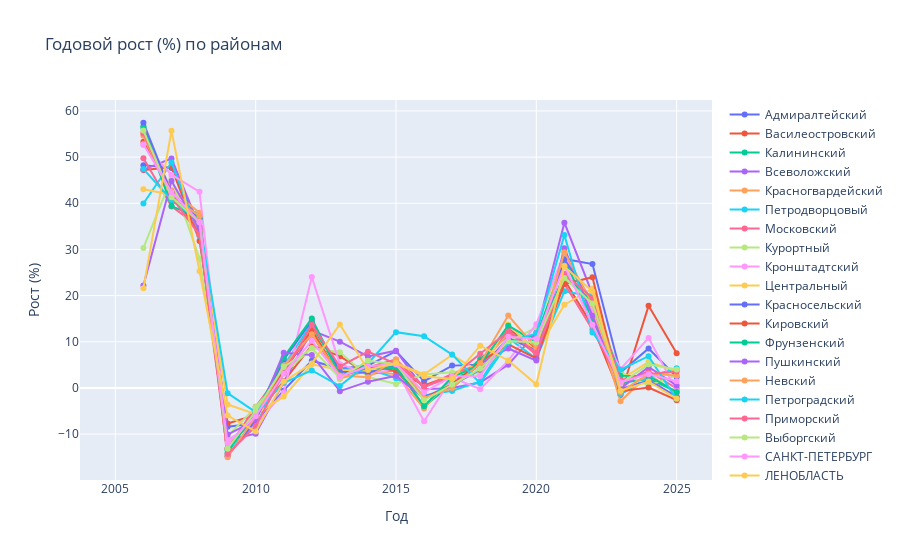

The cell this chart's notebook holds for it:
### Markdown cell above
Добавим рост цен в процентах:

### Code cell
# Создаем колонку с годом
dataset['Год'] = dataset['Дата'].dt.year

# Группируем по годам и считаем среднее
annual_avg = dataset.groupby('Год')[districts].mean()

# Рассчитываем процентное изменение по сравнению с предыдущим годом
annual_pct_change = annual_avg.pct_change() * 100

# Построение графика
fig = go.Figure()

for district in districts:
    fig.add_trace(go.Scatter(
        x=annual_pct_change.index.tolist(),               # годы
        y=annual_pct_change[district].tolist(),           # рост в процентах
        mode='lines+markers',
        name=district.replace('o_', '')
    ))

fig.update_layout(
    title='Годовой рост (%) по районам',
    xaxis_title='Год',
    yaxis_title='Рост (%)',
    hovermode='x unified',
    legend_title_text=''
)

fig.show()
